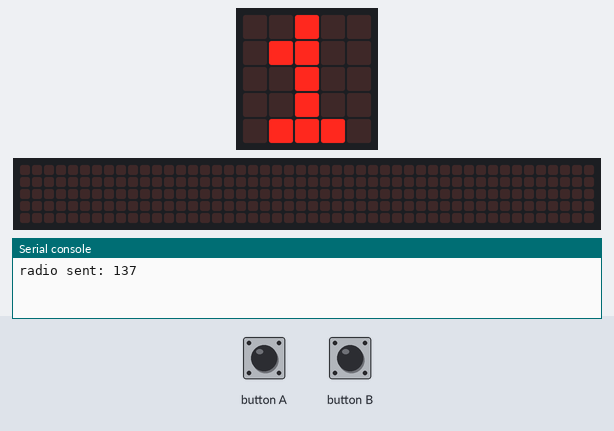
The program below on a simulated BBC micro:bit (MakeCode). On the bench: the board's 5×5 LED display, a strip that is not on the board, showing the scrolling text unrolled, the last lines printed to the serial console. Inputs (shaded band) come from the test bench. Random numbers come from a fixed seed; no radio messages arrive unless stated (any console line starting 'radio sent:' is added by the test bench); the 48×5 strip is a reading aid, not a part: it shows the text the display is scrolling, unrolled, one strip-width of it at a time.

Above: at 1.2 s.
1.3 s: button A pressed for 0.15 s
At 2.0 s:
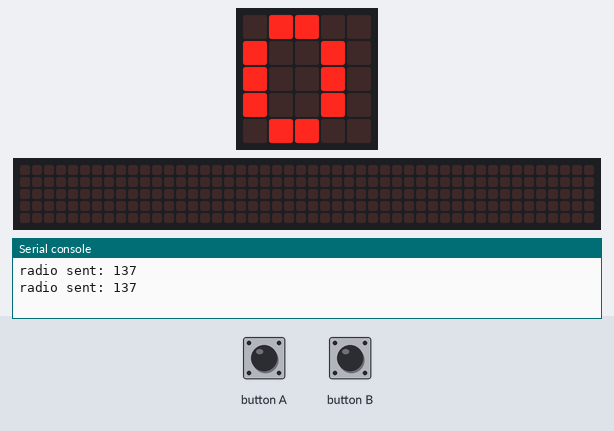
5.3 s: button A pressed for 0.15 s
At 6.4 s:
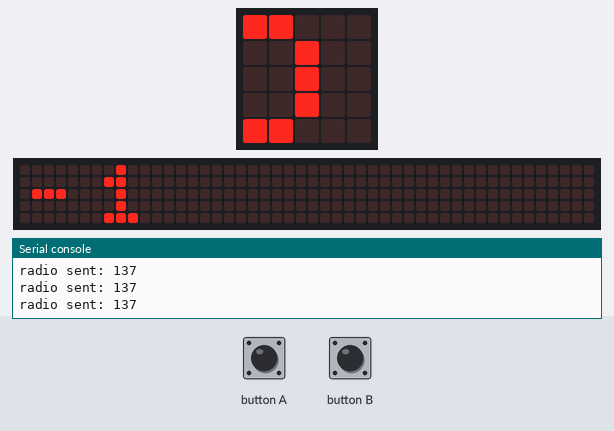
8.1 s: button B pressed for 0.15 s
At 9.2 s:
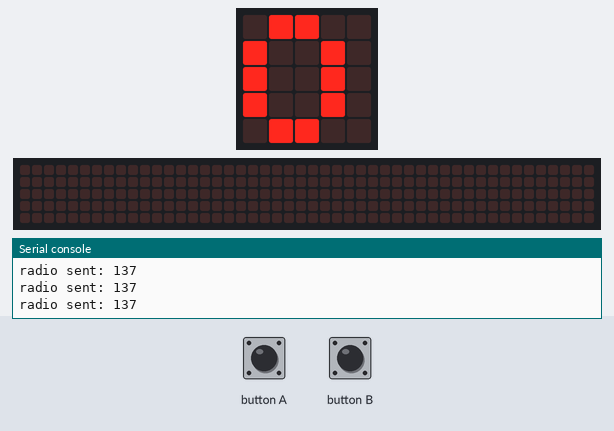
Timing chart, 0 to 11.1 s (numbered marks = the images above; inputs shaded):
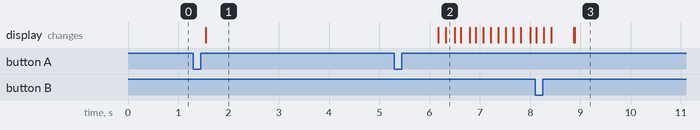

Measured:
- after the input at 1.3 s, the display: changes after 0.24 s (image 1)
- after the input at 5.3 s, the display: first changes after 0.87 s (image 2 shows a later state)

The program:

main.ts
```typescript
radio.onReceivedNumber(function (receivedNumber) {
    if (secret == receivedNumber) {
        checked = 1
        music.play(music.stringPlayable("G B A G C5 B A B ", 120), music.PlaybackMode.UntilDone)
        basic.showIcon(IconNames.Yes)
        radio.setTransmitPower(7)
        radio.sendValue("check", checkpoint_number)
    }
})
input.onButtonPressed(Button.A, function () {
    checkpoint_number += -1
})
input.onButtonPressed(Button.B, function () {
    checkpoint_number += 1
})
let checkpoint_number = 0
let checked = 0
let secret = 0
radio.setTransmitPower(0)
secret = randint(0, 1000)
radio.setGroup(128)
checked = 0
checkpoint_number = 1
basic.forever(function () {
    if (checked == 0) {
        basic.showNumber(checkpoint_number)
        radio.sendNumber(secret)
    } else {
        basic.showLeds(`
            . . . . .
            . . . . #
            . . . # .
            # . # . .
            . # . . .
            `)
    }
})
```

test.ts
```typescript
// tests gaan hier; deze zal niet worden gecompileerd wanneer dit pakket wordt gebruikt als extensie.
```
